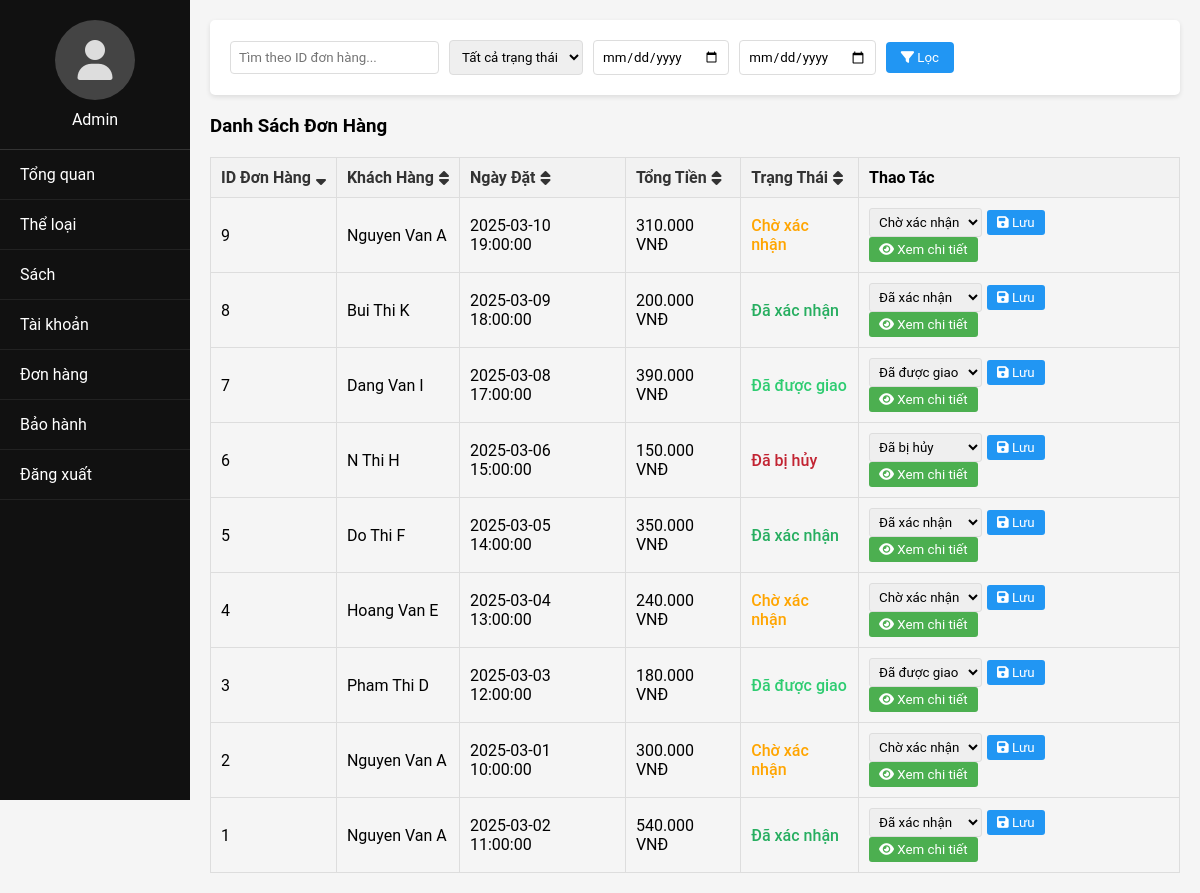
Screenshot of /PHP/admin_orders.php with the database file from the repository.
### tables this page shows
CREATE TABLE DONHANG (
    donhang_id INT PRIMARY KEY AUTO_INCREMENT,
    user_id INT,
    ngay_dat DATETIME,
    tong_tien DECIMAL(10,2),
    trang_thai VARCHAR(20) CHECK (trang_thai IN ('cho_xac_nhan', 'da_xac_nhan', 'da_duoc_giao', 'da_bi_huy')),
    FOREIGN KEY (user_id) REFERENCES `USER`(user_id)
);

CREATE TABLE `USER` (
    user_id INT PRIMARY KEY AUTO_INCREMENT,
    mat_khau VARCHAR(255),
    ho_ten VARCHAR(255),
    sdt VARCHAR(20),
    dia_chi VARCHAR(255),
    ngay_sinh DATETIME,
    quyen VARCHAR(20) CHECK (quyen IN ('Admin', 'KhachHang')),
    giohang_id INT
);

### PHP/admin_orders.php (the view, shortened to what this page needs)
<?php
require_once 'db_connect.php';
$search_query = '';
$status_filter = '';
$from_date = '';
$to_date = '';
$where_clause = [];
$where_sql = $where_clause ? "WHERE " . implode(" AND ", $where_clause) : "";
$sort_field = isset($_GET['sort']) ? $_GET['sort'] : 'donhang_id';
$sort_direction = isset($_GET['direction']) ? $_GET['direction'] : 'desc';
$sql_orders = "SELECT dh.donhang_id, dh.ngay_dat, dh.tong_tien, dh.trang_thai, u.ho_ten, u.sdt, u.user_id
               FROM DONHANG dh
               JOIN USER u ON dh.user_id = u.user_id
               $where_sql
               ORDER BY $sort_field $sort_direction";
$result_orders = $conn->query($sql_orders);
function getSortLink($field, $current_sort_field, $current_sort_direction, $search_query, $status_filter, $from_date, $to_date)
{
    $direction = ($field == $current_sort_field && $current_sort_direction == 'asc') ? 'desc' : 'asc';
    $link = "admin_orders.php?sort=" . $field . "&direction=" . $direction;
    return $link;
}
function getSortIcon($field, $current_sort_field, $current_sort_direction)
{
    if ($field == $current_sort_field) {
        return ($current_sort_direction == 'asc') ? '<i class="fas fa-sort-up"></i>' : '<i class="fas fa-sort-down"></i>';
    }
    return '<i class="fas fa-sort"></i>';
}
function displayStatus($status)
{
    switch ($status) {
        case 'da_duoc_giao':
            return '<span class="order-status-delivered">Đã được giao</span>';
        case 'cho_xac_nhan':
            return '<span class="order-status-pending">Chờ xác nhận</span>';
        case 'da_xac_nhan':
            return '<span class="order-status-confirmed">Đã xác nhận</span>';
        case 'da_bi_huy':
            return '<span class="order-status-canceled">Đã bị hủy</span>';
    }
}
?>
<!DOCTYPE html>
<html lang="vi">
<head>
    <link rel="stylesheet" href="https://cdnjs.cloudflare.com/ajax/libs/font-awesome/6.4.0/css/all.min.css">
    <link rel="stylesheet" href="../CSS/admin.css">
    <link rel="stylesheet" href="../CSS/index.css">
</head>
<body>
    <div class="sidebar">
        <div class="admin-profile" onclick="window.location.href='admin.php';" style="cursor:pointer;">
            <div class="admin-avatar">
                <i class="fas fa-user"></i>
            </div>
            <div>Admin</div>
        </div>
        <div class="menu-item" data-target="admin.php">Tổng quan</div>
        <div class="menu-item" data-target="edit_loaisach.php">Thể loại</div>
        <div class="menu-item" data-target="edit_sach.php">Sách</div>
        <div class="menu-item" data-target="edit_taikhoan.php">Tài khoản</div>
        <div class="menu-item active" data-target="admin_orders.php">Đơn hàng</div>
        <div class="menu-item" data-target="admin_warranty.php">Bảo hành</div>
        <div class="menu-item" data-target="logout.php">Đăng xuất</div>
    </div>
    <div class="content">
        <div class="filter-container">
            <form class="filter-form" method="GET" action="">
                <input type="text" name="search" placeholder="Tìm theo ID đơn hàng..." value="<?php echo htmlspecialchars($search_query); ?>">
                <select name="status">
                    <option value="">Tất cả trạng thái</option>
                </select>
                <input type="date" name="from_date" placeholder="Từ ngày" value="<?php echo htmlspecialchars($from_date); ?>">
                <input type="date" name="to_date" placeholder="Đến ngày" value="<?php echo htmlspecialchars($to_date); ?>">
                <button type="submit"><i class="fas fa-filter"></i> Lọc</button>
            </form>
        </div>
        <div class="section">
            <h3>Danh Sách Đơn Hàng</h3>
            <?php if ($result_orders->num_rows > 0): ?>
                <table class="order-table">
                    <thead>
                        <tr>
                            <th class="sort-header">
                                <a href="<?php echo getSortLink('donhang_id', $sort_field, $sort_direction, $search_query, $status_filter, $from_date, $to_date); ?>">
                                    ID Đơn Hàng <?php echo getSortIcon('donhang_id', $sort_field, $sort_direction); ?>
                                </a>
                            </th>
                            <th class="sort-header">
                                <a href="<?php echo getSortLink('ho_ten', $sort_field, $sort_direction, $search_query, $status_filter, $from_date, $to_date); ?>">
                                    Khách Hàng <?php echo getSortIcon('ho_ten', $sort_field, $sort_direction); ?>
                                </a>
                            </th>
                            <th class="sort-header">
                                <a href="<?php echo getSortLink('ngay_dat', $sort_field, $sort_direction, $search_query, $status_filter, $from_date, $to_date); ?>">
                                    Ngày Đặt <?php echo getSortIcon('ngay_dat', $sort_field, $sort_direction); ?>
                                </a>
                            </th>
                            <th class="sort-header">
                                <a href="<?php echo getSortLink('tong_tien', $sort_field, $sort_direction, $search_query, $status_filter, $from_date, $to_date); ?>">
                                    Tổng Tiền <?php echo getSortIcon('tong_tien', $sort_field, $sort_direction); ?>
                                </a>
                            </th>
                            <th class="sort-header">
                                <a href="<?php echo getSortLink('trang_thai', $sort_field, $sort_direction, $search_query, $status_filter, $from_date, $to_date); ?>">
                                    Trạng Thái <?php echo getSortIcon('trang_thai', $sort_field, $sort_direction); ?>
                                </a>
                            </th>
                            <th>Thao Tác</th>
                        </tr>
                    </thead>
                    <tbody>
                        <?php while ($order = $result_orders->fetch_assoc()): ?>
                            <tr>
                                <td><?php echo htmlspecialchars($order['donhang_id']); ?></td>
                                <td><?php echo htmlspecialchars($order['ho_ten']); ?></td>
                                <td><?php echo htmlspecialchars($order['ngay_dat']); ?></td>
                                <td><?php echo number_format($order['tong_tien'], 0, ',', '.'); ?> VNĐ</td>
                                <td><?php echo displayStatus($order['trang_thai']); ?></td>
                                <td class="action-buttons">
                                    <form method="POST" action="">
                                        <select name="trang_thai">
                                            <option value="cho_xac_nhan" <?php if ($order['trang_thai'] == 'cho_xac_nhan') echo 'selected'; ?>>Chờ xác nhận</option>
                                            <option value="da_xac_nhan" <?php if ($order['trang_thai'] == 'da_xac_nhan') echo 'selected'; ?>>Đã xác nhận</option>
                                            <option value="da_duoc_giao" <?php if ($order['trang_thai'] == 'da_duoc_giao') echo 'selected'; ?>>Đã được giao</option>
                                            <option value="da_bi_huy" <?php if ($order['trang_thai'] == 'da_bi_huy') echo 'selected'; ?>>Đã bị hủy</option>
                                        </select>
                                        <button type="submit" name="update_status" class="action-btn edit-btn"><i class="fas fa-save"></i> Lưu</button>
                                    </form>
                                    <button class="action-btn detail-btn" onclick="showOrderDetails(<?php echo $order['donhang_id']; ?>, <?php echo $order['user_id']; ?>)"><i class="fas fa-eye"></i> Xem chi tiết</button>
                                </td>
                            </tr>
                        <?php endwhile; ?>
                    </tbody>
                </table>
            <?php else: ?>
                <p>Không tìm thấy đơn hàng nào.</p>
            <?php endif; ?>
        </div>
    </div>
</body>
</html>

### CSS/admin.css (style rules this page uses)
* { margin: 0; padding: 0; box-sizing: border-box; font-family: 'Segoe UI', Tahoma, Geneva, Verdana, sans-serif; }
body { display: flex; background-color: #f5f5f5; }
.sidebar { width: 190px; height: 100vh; background-color: #111; color: white; position: fixed; left: 0; top: 0; }
.admin-profile { display: flex; flex-direction: column; align-items: center; padding: 20px 0; border-bottom: 1px solid #333; }
.admin-avatar { width: 80px; height: 80px; border-radius: 50%; background-color: #444; display: flex; align-items: center; justify-content: center; margin-bottom: 10px; }
.admin-avatar i { font-size: 40px; color: #ddd; }
.menu-item { padding: 15px 20px; border-bottom: 1px solid #222; cursor: pointer; transition: background-color 0.3s; }
.content { margin-left: 190px; width: calc(100% - 190px); padding: 20px; }

### CSS/index.css (style rules this page uses)
* { margin: 0; padding: 0; box-sizing: border-box; font-family: "Roboto", Arial, sans-serif; text-decoration: none; }
body { overflow-x: hidden; }

### PHP/admin_orders.php (style rules this page uses)
.order-table { width: 100%; border-collapse: collapse; margin-top: 20px; }
.order-table th, .order-table td { border: 1px solid #ddd; padding: 10px; text-align: left; }
.order-table th { background-color: #f2f2f2; }
.sort-header { cursor: pointer; white-space: nowrap; }
.sort-header a { color: #333; text-decoration: none; display: flex; align-items: center; }
.sort-header i { margin-left: 5px; }
.action-btn { padding: 5px 10px; margin-right: 5px; border: none; border-radius: 3px; cursor: pointer; }
.edit-btn { background-color: #2196F3; color: white; }
.detail-btn { background-color: #4CAF50; color: white; }
.action-buttons select { padding: 5px; border: 1px solid #ddd; border-radius: 3px; margin-right: 5px; }
.action-buttons form { display: inline-flex; align-items: center; margin-right: 5px; }
.filter-container { background-color: #fff; padding: 20px; border-radius: 5px; box-shadow: 0 2px 5px rgba(0, 0, 0, 0.1); margin-bottom: 20px; }
.filter-form { display: flex; gap: 10px; align-items: center; flex-wrap: wrap; }
.filter-form input, .filter-form select { padding: 8px; border: 1px solid #ddd; border-radius: 4px; }
.filter-form button { padding: 8px 15px; background-color: #2196F3; color: white; border: none; border-radius: 4px; cursor: pointer; }
.order-status-delivered { color: #2ecc71; font-weight: 500; }
.order-status-pending { color: #FFA500; font-weight: 500; }
.order-status-confirmed { color: #27ae60; font-weight: 500; }
.order-status-canceled { color: #c22432; font-weight: 500; }

### rows the page displays
donhang: donhang_id "9", user.ho_ten "Nguyen Van A", ngay_dat "2025-03-10 19:00:00", tong_tien "310.000", shows "Chờ xác nhận", trang_thai "Chờ xác nhận"
donhang: donhang_id "8", user.ho_ten "Bui Thi K", ngay_dat "2025-03-09 18:00:00", tong_tien "200.000", shows "Đã xác nhận", trang_thai "Đã xác nhận"
donhang: donhang_id "7", user.ho_ten "Dang Van I", ngay_dat "2025-03-08 17:00:00", tong_tien "390.000", shows "Đã được giao", trang_thai "Đã được giao"
donhang: donhang_id "6", user.ho_ten "N Thi H", ngay_dat "2025-03-06 15:00:00", tong_tien "150.000", shows "Đã bị hủy", trang_thai "Đã bị hủy"
donhang: donhang_id "5", user.ho_ten "Do Thi F", ngay_dat "2025-03-05 14:00:00", tong_tien "350.000", shows "Đã xác nhận", trang_thai "Đã xác nhận"
donhang: donhang_id "4", user.ho_ten "Hoang Van E", ngay_dat "2025-03-04 13:00:00", tong_tien "240.000", shows "Chờ xác nhận", trang_thai "Chờ xác nhận"
donhang: donhang_id "3", user.ho_ten "Pham Thi D", ngay_dat "2025-03-03 12:00:00", tong_tien "180.000", shows "Đã được giao", trang_thai "Đã được giao"
donhang: donhang_id "2", user.ho_ten "Nguyen Van A", ngay_dat "2025-03-01 10:00:00", tong_tien "300.000", shows "Chờ xác nhận", trang_thai "Chờ xác nhận"
donhang: donhang_id "1", user.ho_ten "Nguyen Van A", ngay_dat "2025-03-02 11:00:00", tong_tien "540.000", shows "Đã xác nhận", trang_thai "Đã xác nhận"
